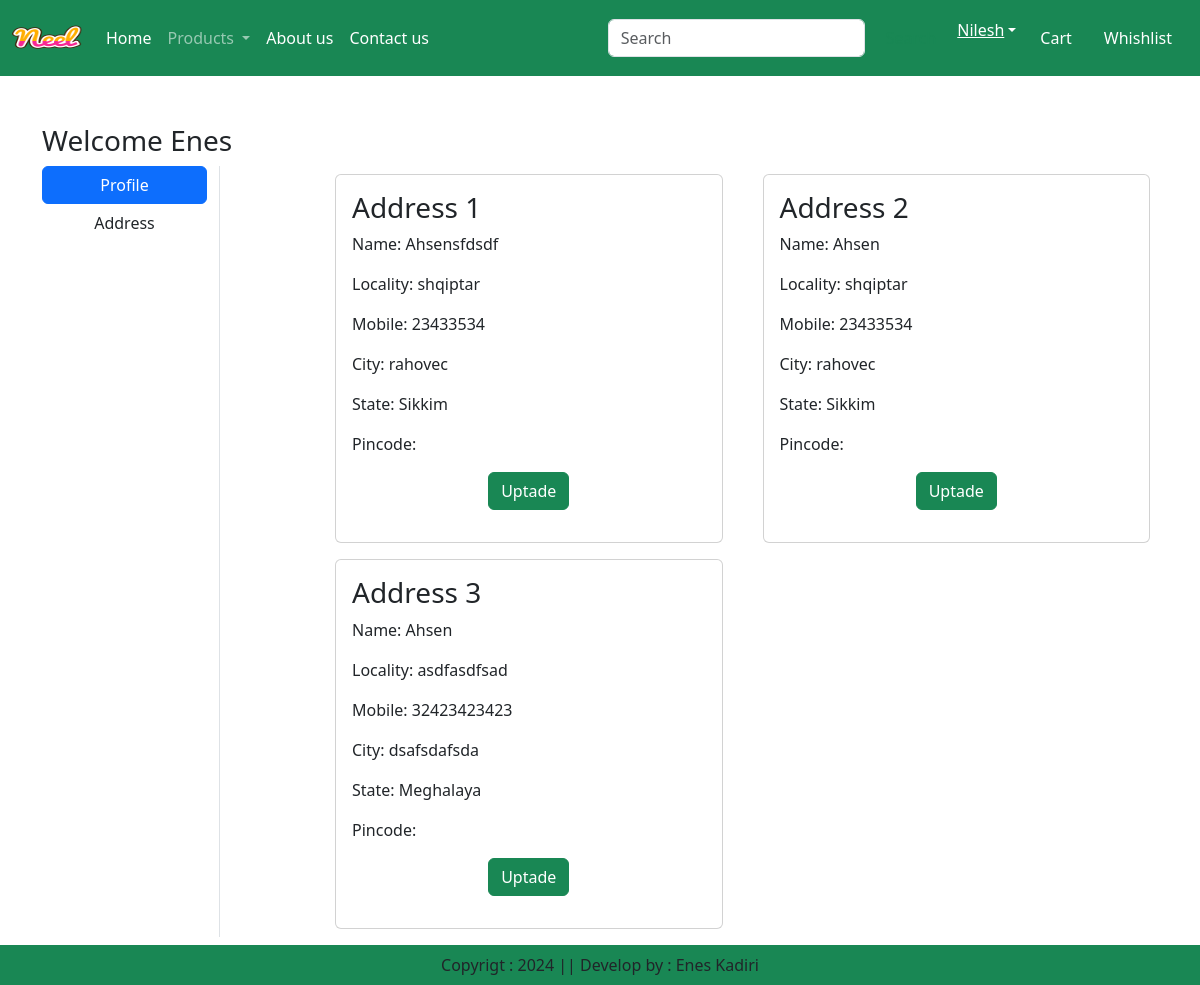
The page /address/ (signed in) on the database its author committed.
### app/models.py (models this page shows, shortened)
class Customer(models.Model):
    user = models.ForeignKey(User,on_delete=models.CASCADE)
    name = models.CharField(max_length=200)
    locality = models.CharField(max_length=200)
    city = models.CharField(max_length=50)
    mobile = models.IntegerField(default=0)
    zipcode = models.IntegerField()
    state = models.CharField(choices=STATE_CHOICES,max_length=100)

### app/views.py (the view)
# urls.py: path('address/', views.address, name='address'),
def address(request):
    add = Customer.objects.filter(user=request.user)
    return render(request, 'app/address.html',locals())

### app/templates/app/address.html (shortened to what this page needs)
{% extends 'app/base.html' %}
{% load static %}
{% block main-content %}
<div class="container my-5">
    <div class="row">
        <h3>Welcome <span class="text-capitalize">{{request.user}}</span></h3>
    <div class="col-sm-2 border-end">
        <ul class="list-unstyled">
            <li class="d-grid"><a href="{% url 'profile' %}" class="btn btn-primary">Profile</a></li>
            <li class="d-grid"><a href="{% url 'address' %}" class="btn">Address</a></li>
        </ul>
    </div>
    <div class="col-sm-9 offset-sm-1">
        <div class="row">
            {% for ad in add %}
            <div class="col-sm-6">
                <div class="card m-2">
                    <div class="card-body">
                        <h3>Address {{forloop.counter}}</h3>
                        <p>Name: {{ad.name}}</p>
                        <p>Locality: {{ad.locality}}</p>
                        <p>Mobile: {{ad.mobile}}</p>
                        <p>City: {{ad.city}}</p>
                        <p>State: {{ad.state}}</p>
                        <p>Pincode: {{ad.pincode}}</p>
                        <p class="text-center"><a href="{% url 'updateAddress' pk=ad.id %}" type="button" class="btn btn-success">Uptade</a> </p>
                        </div>
                    </div>
                </div>
            {% endfor %}
        </div>
    </div>
</div>
</div>
{% endblock main-content %}

### rows shown on the page
Customer: name "Ahsensfdsdf", locality "shqiptar", mobile "23433534", city "rahovec", state "Sikkim"
Customer: name "Ahsen", locality "shqiptar", mobile "23433534", city "rahovec", state "Sikkim"
Customer: name "Ahsen", locality "asdfasdfsad", mobile "32423423423", city "dsafsdafsda", state "Meghalaya"

### other values the page prints
{{ request.user }} "Enes"
